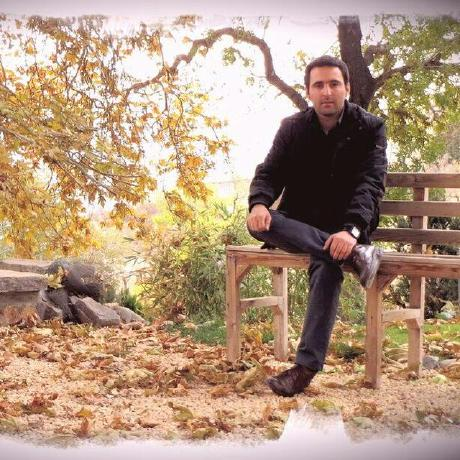
#> input picture pic.jpg, 460 x 460 px
$ python imageProject.py
#> lines starting #> are read from the running program, lines starting #| are printed output that depends on the picture
import numpy as np
from PIL import Image

image_path = "pic.jpg"
output_path = "picgray.jpg"
orginal_image = Image.open(image_path)
#> orginal_image is the input picture: PIL image 460x460 RGB; mean R, G, B 177.6, 150.9, 127.2
image_data = np.asarray(orginal_image)

red_channel = image_data[: , : , 0]
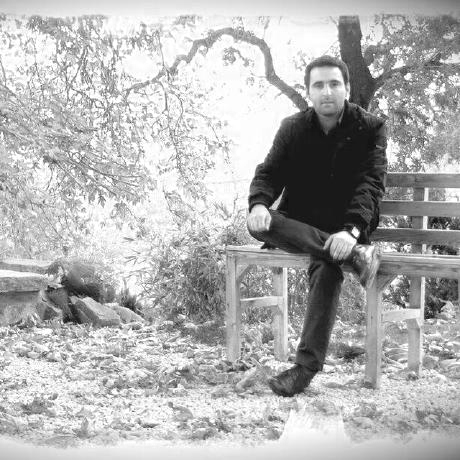
#> red_channel: shape (460, 460); min 4, max 255, mean 177.6
print(f"image shape :{red_channel},mean:{red_channel.mean()},min{red_channel.min()}")
#> (printed output is left out)

# فرمول y=0.2126R + 0.7152G + 0.0722B

weights = [0.2126 , 0.7152 , 0.0722]

image_data_float = image_data.astype(np.float32)
grayscale_image_data = np.dot(image_data_float, weights)
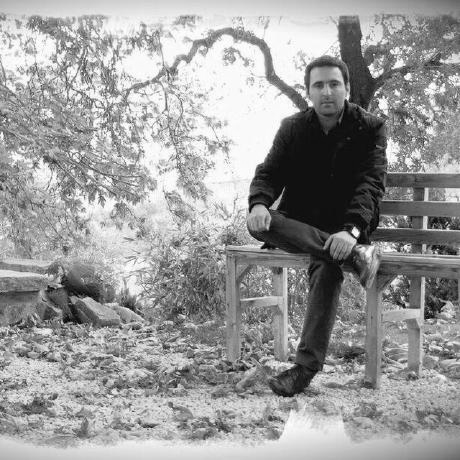
#> grayscale_image_data: shape (460, 460) float64; min 0.85, max 255, mean 154.8

# Normalize to the range [0, 255] and convert to uint8
grayscale_image_data = np.clip(grayscale_image_data, 0, 255).astype(np.uint8)

# grayscale_image_data = image_data @ weights

grayscale_image = Image.fromarray(grayscale_image_data)
grayscale_image.save(output_path)
